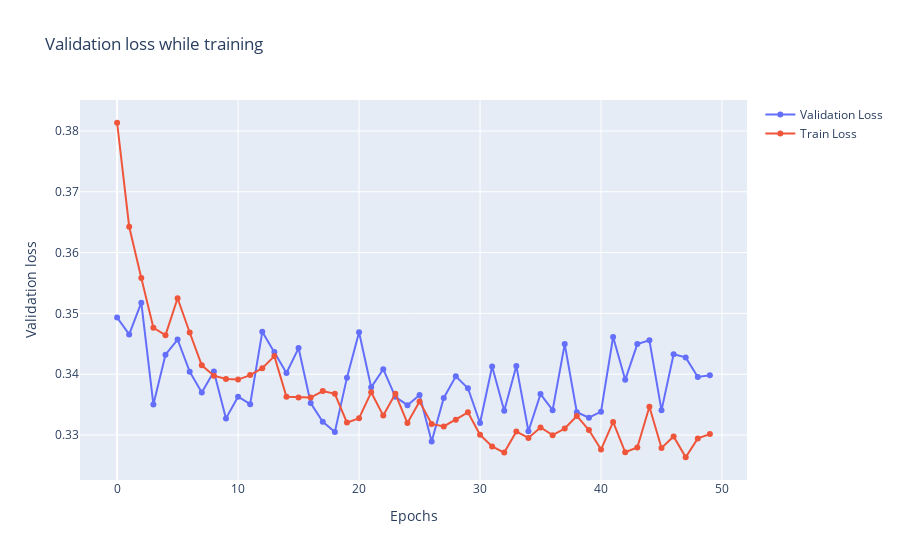

The notebook cell this image was saved under:
### Code cell
fig = go.Figure()

loss_df = pd.DataFrame({"validation_loss": validation_loss_ls, "train_loss": ls_train_loss })


fig.add_trace(
    go.Scatter(
        x=loss_df.index,
        y=loss_df["validation_loss"],
        mode="lines+markers",
        name="Validation Loss",
    )
)

fig.add_trace(
    go.Scatter(
        x=loss_df.index,
        y=loss_df["train_loss"],
        mode="lines+markers",
        name="Train Loss",
    )
)

fig.update_layout(
    title="Validation loss while training",
    xaxis_title="Epochs",
    yaxis_title="Validation loss",
)
fig.show()

### Figure 1 — Plotly figure (JSON) as saved in the notebook; plotly's stock layout.template omitted (floating-point values rounded to 4 significant figures)
{"data": [{"mode": "lines+markers", "name": "Validation Loss", "type": "scatter", "x": [0, 1, 2, 3, 4, 5, 6, 7, 8, 9, 10, 11, 12, 13, 14, 15, 16, 17, 18, 19, 20, 21, 22, 23, 24, 25, 26, 27, 28, 29, 30, 31, 32, 33, 34, 35, 36, 37, 38, 39, 40, 41, 42, 43, 44, 45, 46, 47, 48, 49], "y": [0.3493, 0.3465, 0.3518, 0.335, 0.3432, 0.3457, 0.3404, 0.337, 0.3404, 0.3327, 0.3363, 0.3351, 0.347, 0.3436, 0.3402, 0.3443, 0.3353, 0.3322, 0.3305, 0.3394, 0.3469, 0.3378, 0.3408, 0.3363, 0.3349, 0.3366, 0.3289, 0.3361, 0.3396, 0.3377, 0.332, 0.3413, 0.334, 0.3414, 0.3306, 0.3367, 0.3341, 0.345, 0.3338, 0.3329, 0.3338, 0.3461, 0.3391, 0.345, 0.3456, 0.3341, 0.3433, 0.3428, 0.3395, 0.3398]}, {"mode": "lines+markers", "name": "Train Loss", "type": "scatter", "x": [0, 1, 2, 3, 4, 5, 6, 7, 8, 9, 10, 11, 12, 13, 14, 15, 16, 17, 18, 19, 20, 21, 22, 23, 24, 25, 26, 27, 28, 29, 30, 31, 32, 33, 34, 35, 36, 37, 38, 39, 40, 41, 42, 43, 44, 45, 46, 47, 48, 49], "y": [0.3813, 0.3642, 0.3558, 0.3476, 0.3464, 0.3525, 0.3469, 0.3415, 0.3398, 0.3392, 0.3391, 0.3399, 0.341, 0.343, 0.3363, 0.3362, 0.3362, 0.3372, 0.3368, 0.332, 0.3328, 0.337, 0.3332, 0.3368, 0.332, 0.3355, 0.3318, 0.3314, 0.3325, 0.3337, 0.33, 0.3281, 0.3271, 0.3306, 0.3295, 0.3313, 0.33, 0.3311, 0.3331, 0.3308, 0.3276, 0.3322, 0.3272, 0.328, 0.3346, 0.3279, 0.3298, 0.3263, 0.3294, 0.3302]}], "layout": {"title": {"text": "Validation loss while training"}, "xaxis": {"title": {"text": "Epochs"}}, "yaxis": {"title": {"text": "Validation loss"}}}}
